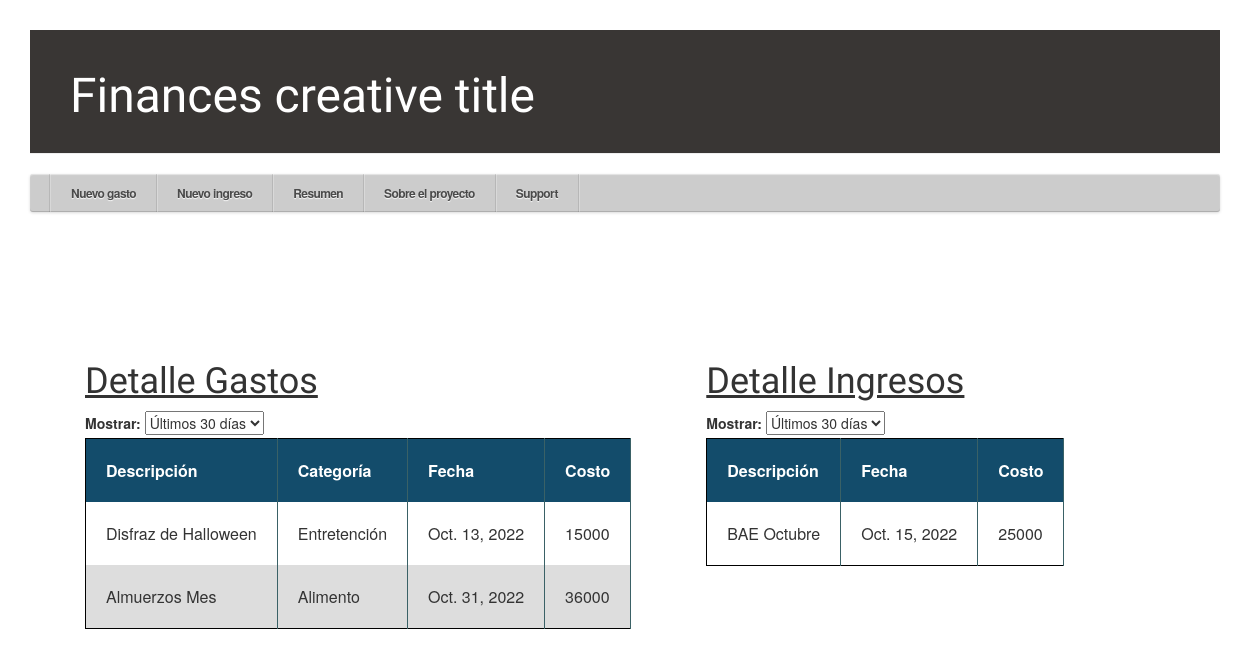
Before: /resumen/ with the older database file.
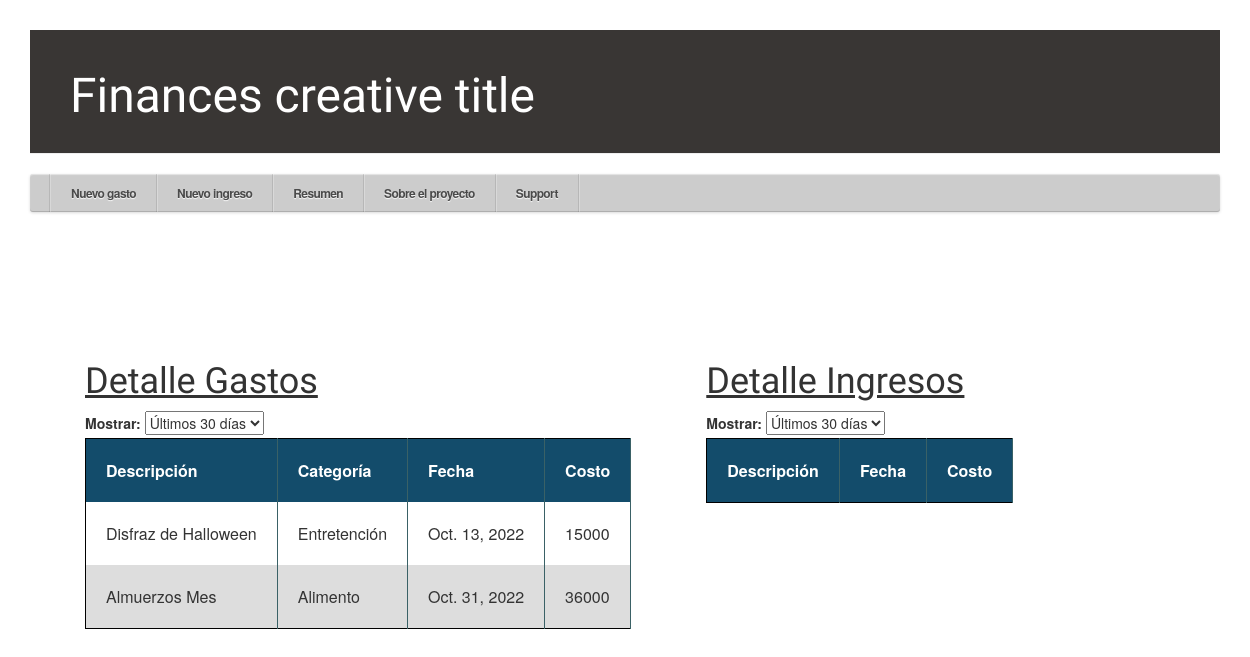
After: the same page with the newer database file.
### aplicacion/models.py (models this page shows, shortened)
class gastos(models.Model):
    id_usuario = models.ForeignKey(settings.AUTH_USER_MODEL, on_delete=models.CASCADE)
    titulo = models.CharField(max_length=20)
    descripcion = models.TextField(blank=True, null=True)
    RECURRENCIA = [
        ('Si', 'Si'),
        ('No', 'No'),
    ]
    recurrente = models.CharField(max_length=2, choices=RECURRENCIA)
    fecha_cobro = models.DateField()
    PRIORIDAD = [
        ('Alta', 'Alta'),
        ('Media', 'Media'),
        ('Baja', 'Baja'),
    ]
    prioridad = models.CharField(max_length=10, choices=PRIORIDAD)
    monto = models.IntegerField()
    CATEGORIA = [
        ('Entretención', 'Entretención'),
        ('Transporte', 'Transporte'),
        ('Alimento', 'Alimentos'),
        ('Cuentas Básicas', 'Cuentas Básicas'),
        ('Dividendo', 'Dividendo'),
        ('Otros', 'Otros'),
    ]
    categoria = models.CharField(max_length=100, choices=CATEGORIA)
    class Meta:
        ordering = ["fecha_cobro"]

class Ingresos(models.Model):
    id_usuario = models.ForeignKey(settings.AUTH_USER_MODEL, on_delete=models.CASCADE)
    titulo = models.CharField(max_length=20)
    descripcion = models.TextField(blank=True, null=True)
    RECURRENCIA = [
        ('Si', 'Si'),
        ('No', 'No'),
    ]
    recurrente = models.CharField(max_length=2, choices=RECURRENCIA)
    fecha_ingreso = models.DateField()
    monto = models.IntegerField()
    class Meta:
        ordering = ["fecha_ingreso"]

### aplicacion/views.py (the view)
# urls.py: path('resumen/', views.resumen, name='resumen'),
def resumen(request):
    if request.method == 'GET':
        (gastos1, gastos2, gastos3, gastoanual) = filtro_tablas()
        (ingresos1, ingresos2, ingresos3, ingresoanual) = filtro_tablas_ingresos()
        (cat_list, number_list) = pie_chart_resumen()
        (name_d_list, date_list, date_list_2) = bar_chart_resumen()
        diccionario = {'gastos1' :gastos1, 'gastos2': gastos2, 'gastos3': gastos3, 'gastoanual': gastoanual,
                        'ingresos1' :ingresos1, 'ingresos2': ingresos2, 'ingresos3': ingresos3, 'ingresoanual': ingresoanual,
                        'cat_list': cat_list, 'number_list': number_list,
                        'name_d_list': name_d_list, 'date_list': date_list, 'date_list_2': date_list_2}
        return render(request, 'aplicacion/resumen_html/resumen.html', diccionario)

### aplicacion/views.py (called while the page is built)
def filtro_tablas():
    final_date = timezone.now()
    init_date_1 = timezone.now().date() - timedelta(days=7)
    init_date_2 = timezone.now().date() - timedelta(days=30)
    init_date_3 = timezone.now().date() - timedelta(days=60)
    year = final_date.year
    gastos1 = gastos.objects.order_by('fecha_cobro').filter(fecha_cobro__range=[init_date_1, final_date]) #Tabla opción 1
    gastos2 = gastos.objects.order_by('fecha_cobro').filter(fecha_cobro__range=[init_date_2, final_date]) #Tabla opción 2
    gastos3 = gastos.objects.order_by('fecha_cobro').filter(fecha_cobro__range=[init_date_3, final_date]) #Tabla opción 3
    gastoanual = gastos.objects.order_by('fecha_cobro').filter(fecha_cobro__year__gte=year, fecha_cobro__month__gte=1, fecha_cobro__day__gte=1,
                fecha_cobro__lte=final_date) # Tabla opción 4
    return (gastos1, gastos2, gastos3, gastoanual)

def pie_chart_resumen():
    sum_ent = gastos.objects.filter(categoria='Entretención').aggregate(Sum('monto'))['monto__sum']
    sum_tr = gastos.objects.filter(categoria='Transporte').aggregate(Sum('monto'))['monto__sum']
    sum_al = gastos.objects.filter(categoria='Alimento').aggregate(Sum('monto'))['monto__sum']
    sum_cb = gastos.objects.filter(categoria='Cuentas Básicas').aggregate(Sum('monto'))['monto__sum']
    sum_div = gastos.objects.filter(categoria='Dividendo').aggregate(Sum('monto'))['monto__sum']
    sum_ot = gastos.objects.filter(categoria='Otros').aggregate(Sum('monto'))['monto__sum']
    cat_list = ['Entretención', 'Transporte', 'Alimento', 'Cuentas Básicas', 'Dividendo', 'Otros']
    number_list = [sum_ent, sum_tr, sum_al, sum_cb, sum_div, sum_ot]
    return (cat_list, number_list)

### aplicacion/templates/aplicacion/resumen_html/resumen.html (shortened to what this page needs)
{% extends 'aplicacion/base.html' %}
{% block content %}
<br></br>
<div class="parent2">
	<br></br>
	<br></br>
</div>
<div class="parent2">
	<div class="child0">
	<div id="main-container">
		<div id="titulo_tabla">
			<h1><u>Detalle Gastos</u></h1>
		</div>
		<div>
			<label for="date-range">Mostrar: </label>
			<select id="data-range" onchange="selection_gastos();">
				<option value="2" selected>Últimos 30 días</option>
			</select>
		</div>
	{% include 'aplicacion/resumen_html/tablas_gastos.html'%}
	<div class="center_table">
		<table class="table-sortable" id="table_resumen"> </table>
	</div>
</div>
</div>
	<div id="main-container">
		<div id="titulo_tabla">
			<h1><u>Detalle Ingresos</u></h1>
		</div>
		<div>
			<label for="date-range">Mostrar: </label>
			<select id="data-range2" onchange="selection_ingresos();">
				<option value="2" selected>Últimos 30 días</option>
			</select>
		</div>
	{% include 'aplicacion/resumen_html/tablas_ingresos.html'%}
	<div class="center_table">
		<table class="table-sortable" id="table_resumen_ingresos"> </table>
	</div>
</div>
</div>
{% endblock %}

### aplicacion/templates/aplicacion/base.html (shortened to what this page needs)
{% load static %}
<html>
    <head>
        <link rel="stylesheet" href="//maxcdn.bootstrapcdn.com/bootstrap/3.2.0/css/bootstrap.min.css">
        <link rel="stylesheet" href="//maxcdn.bootstrapcdn.com/bootstrap/3.2.0/css/bootstrap-theme.min.css">
        <link rel="stylesheet" href="{% static 'aplicacion/base.css' %}">
        <link rel="stylesheet" href="{% static 'aplicacion/resumen.css' %}">
        <link href="{% static 'aplicacion/fullcalendar/lib/main.css' %}" rel='stylesheet' />
        <link href="{% static 'aplicacion/fullcalendar/lib/main.min.css' %}" rel='stylesheet' />
    </head>
    <body>
        <div class="page-header">
            <h1><a href="/">Finances creative title</a></h1>
        </div>
        <div>
            <div id="container">
                <ul id="menu">
                  <li><a href="{% url 'gastos_new' %}">Nuevo gasto</a>
                  <li><a href="#">Nuevo ingreso</a>
                  </li>
                  <li><a href="{% url 'resumen' %}">Resumen</a>
                  </li>
                  <li><a href="#">Sobre el proyecto</a>
                  </li>
                  <li><a href="#">Support</a></li>
                </ul>
                </div>
        </div>
        <div class="content container">
            <div class="row">
                <div class="col-md-8">
                    {% block content %}
                    {% endblock %}
                </div>
            </div>
        </div>
    </body>
</html>

### aplicacion/templates/aplicacion/resumen_html/tablas_gastos.html (shortened to what this page needs)
<table class="table-sortable" id="table_resumen2" style="display:none;">
	<thead>
		<tr>
			<th>Descripción</th><th>Categoría</th><th>Fecha</th><th>Costo</th>
		</tr>
	</thead>
	{% for gast in gastos2 %}
	<tr>
		<td>{{ gast.titulo }}</td><td>{{gast.categoria}}</td><td>{{ gast.fecha_cobro}}</td><td>{{gast.monto}}
		</td>
	</tr>
	{% endfor %}
</table>

### aplicacion/templates/aplicacion/resumen_html/tablas_ingresos.html (shortened to what this page needs)
<table class="table-sortable" id="table_ingresos2" style="display:none;">
	<thead>
		<tr>
			<th>Descripción</th><th>Fecha</th><th>Costo</th>
		</tr>
	</thead>
	{% for gast in ingresos2 %}
	<tr>
		<td>{{ gast.titulo }}</td><td>{{ gast.fecha_ingreso}}</td><td>{{gast.monto}}
		</td>
	</tr>
	{% endfor %}
</table>

### aplicacion/static/aplicacion/base.css (style rules this page uses)
.page-header { background-color: #393634; margin-top: 0; padding: 20px 20px 20px 40px; }
.page-header h1, .page-header h1 a, .page-header h1 a:visited, .page-header h1 a:active { color: #ffffff; font-size: 36pt; text-decoration: none; }
.content { margin-left: 40px; }
h1, h2 { font-family: 'Lobster', cursive; }
* { margin: 0; padding: 0; box-sizing: border-box; }
body { padding: 30px; font-family: "Helvetica Neue", helvetica, arial; background: url('https://subtlepatterns.com/patterns/white_carbonfiber.png'); }
#container { position: relative; width: auto; }
#container:after { content: ""; display: block; clear: both; height: 0; }
#menu { position: relative; float: left; width: 100%; padding: 0 20px; border-radius: 3px; box-shadow: inset 0 1px 1px rgba(255,255,255,.5), inset 0 -1px 0 rgba(0,0,0,.15), 0 1px 3px rgba(0,0,0,.15); background: #ccc; }
#menu, #menu ul { list-style: none; }
#menu > li { float: left; position: relative; border-right: 1px solid rgba(0,0,0,.1); box-shadow: 1px 0 0 rgba(255,255,255,.25); perspective: 1000px; }
#menu > li:first-child { border-left: 1px solid rgba(255,255,255,.25); box-shadow: -1px 0 0 rgba(0,0,0,.1), 1px 0 0 rgba(255,255,255,.25); }
#menu a { display: block; position: relative; z-index: 10; padding: 13px 20px 13px 20px; text-decoration: none; color: rgba(75,75,75,1); line-height: 1; font-weight: 600; font-size: 12px; letter-spacing: -.05em; background: transparent; text-shadow: 0 1px 1px rgba(255,255,255,.9); transition: all .25s ease-in-out; }

### aplicacion/static/aplicacion/resumen.css (style rules this page uses)
#main-container { padding: 0%; width: 45%; margin: 0cm; position: relative; }
#main-container table { font-size: 12pt; width: max-content; border: 0.2px solid black; background-color: white; text-align: left; border-collapse: collapse; }
#main-container th { border-right: 0.1px solid rgb(58, 97, 102); padding: 20px; }
#main-container td { border-right: 0.1px solid rgb(58, 97, 102); padding: 20px; }
#main-container thead { background-color:rgb(19, 76, 107); color: white; }
#main-container tr:nth-child(even) { background-color: #ddd; }
.parent2 { display: flex; }
.child0 { float: left; margin-right: 10%; }
div#titulo_tabla { width: max-content; }
.center_table { margin-left: auto; margin-right: auto; }
.table-sortable th { cursor: pointer; }

Changed rows visible on the page:
removed Ingresos: titulo "BAE Octubre", fecha_ingreso "Oct. 15, 2022", monto "25000"
